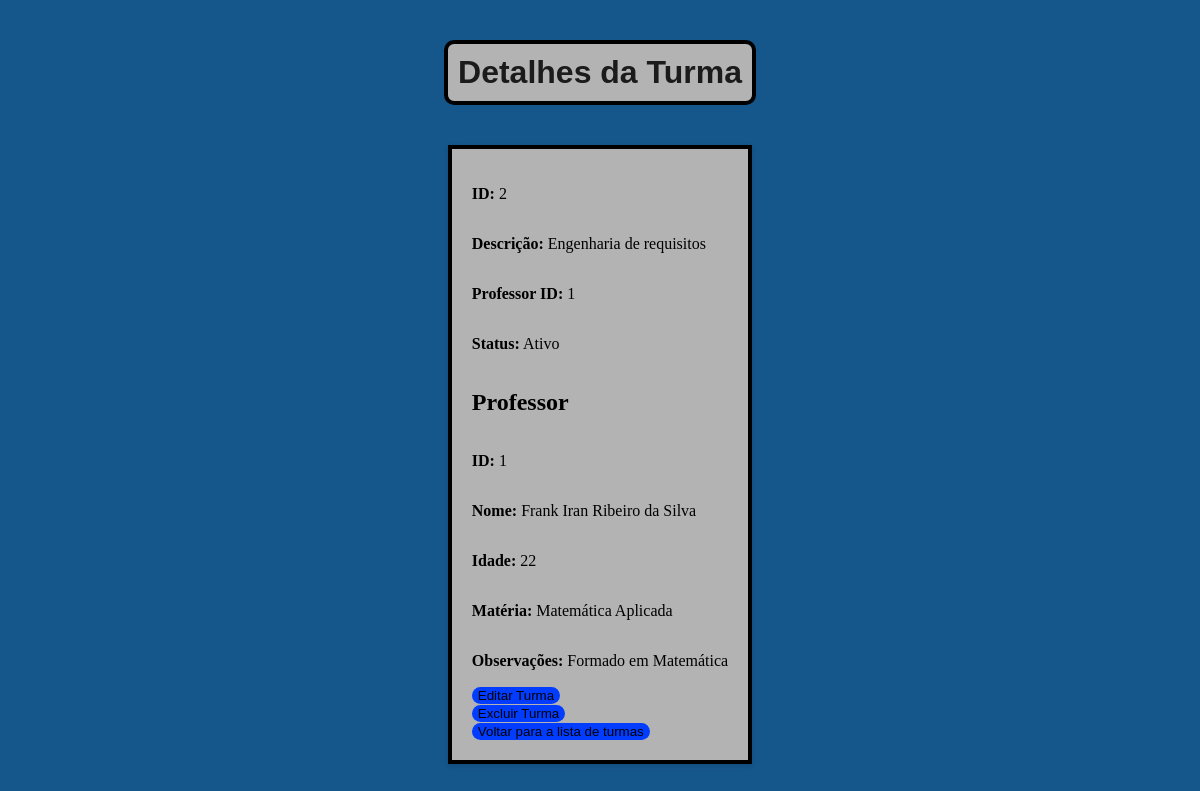
Page /turmas/2 on the committed database.
### app/models.py (models this page shows)
class Turma(db.Model):
    __tablename__ = 'turmas'
    id = db.Column(db.Integer, primary_key=True)
    descricao = db.Column(db.String(100), nullable=False)
    status = db.Column(db.Boolean, default=True)
    professor_id = db.Column(db.Integer, db.ForeignKey(
        'professores.id'), nullable=False)
    alunos = db.relationship('Aluno', backref='turma', lazy="select")

class Professor(db.Model):
    __tablename__ = 'professores'
    id = db.Column(db.Integer, primary_key=True)
    nome = db.Column(db.String(50), nullable=False)
    idade = db.Column(db.Integer)
    materia = db.Column(db.String(50))
    observacoes = db.Column(db.Text)
    turmas = db.relationship('Turma', backref='professor', lazy=True)

### app/turmas/turmas_routes.py (the view)
@turmas_blueprint.route("/turmas/<int:id_turma>", methods=["GET"])
def get_turma(id_turma):
    try:
        turma = Turma.query.options(joinedload(
            Turma.professor)).filter_by(id=id_turma).first()
        if not turma:
            raise TurmaNaoEncontrado
        return render_template('turmas/turmas_id.html', turma=turma)
    except TurmaNaoEncontrado:
        return jsonify({"message": "Turma não encontrada"}), 404

### app/templates/turmas/turmas_id.html (shortened to what this page needs)
<!DOCTYPE html>
<html lang="pt-BR">
<head>
    <link rel="stylesheet" href="{{ url_for('static', filename='turmas_id.css') }}">
</head>
<body>
    <h1>Detalhes da Turma</h1>
    <section class="container">
        <p><strong>ID:</strong> {{ turma.id }}</p>
        <p><strong>Descrição:</strong> {{ turma.descricao }}</p>
        <p><strong>Professor ID:</strong> {{ turma.professor_id }}</p>
        <p><strong>Status:</strong> {{ 'Ativo' if turma.status else 'Inativo' }}</p>
        <h2>Professor</h2>
        <p><strong>ID:</strong> {{ turma.professor.id }}</p>
        <p><strong>Nome:</strong> {{ turma.professor.nome }}</p>
        <p><strong>Idade:</strong> {{ turma.professor.idade }}</p>
        <p><strong>Matéria:</strong> {{ turma.professor.materia }}</p>
        <p><strong>Observações:</strong> {{ turma.professor.observacoes }}</p>
        <a href="/turmas/{{ turma.id }}/atualizar"><button>Editar Turma</button></a>
        <form action="/turmas/{{ turma.id }}" method="POST" onsubmit="return confirmDelete(this);">
            <button type="submit">Excluir Turma</button>
        </form>
        <a href="/turmas"><button>Voltar para a lista de turmas</button></a>
    </section>
</body>
</html>

### app/static/turmas_id.css (style rules this page uses)
body { font-family: 'Raleway Thin'; background-color: #15568b; }
h1 { font-family: 'Impact', sans-serif; color: rgba(2, 2, 2, 0.86); text-align: center; margin-top: 50px; border: 4px solid #000000; max-width: max-content; padding: 10px; margin: 40px; border-radius: 10px; background-color: #B3B3B3; justify-self: center; }
.container { display: grid; justify-self: center; justify-content: center; text-align: start; align-items: center; justify-content: center; border: 4px solid #000000; background-color: #B3B3B3; border: 4px solid #000000; box-shadow: 0 2px 5px rgba(0, 0, 0, 0.1); padding: 20px; }
button { background: rgb(0, 17, 255); background: linear-gradient(0deg, rgb(2, 61, 255) 0%, rgb(1, 60, 255) 100%); border: none; border-radius: 10px; }
button:before { height: 0%; width: 2px; }

### rows in the picture
Turma: id "2", descricao "Engenharia de requisitos", professor_id "1", status "Ativo"
Professor: professor.id "1", professor.nome "Frank Iran Ribeiro da Silva", professor.idade "22", professor.materia "Matemática Aplicada", professor.observacoes "Formado em Matemática"
